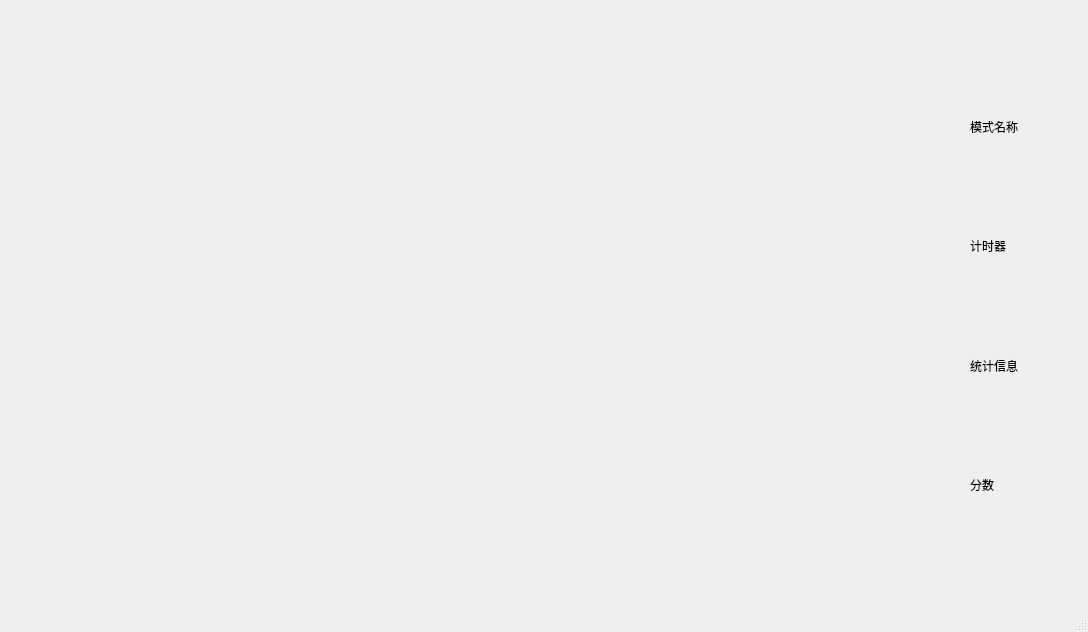
<?xml version="1.0" encoding="UTF-8"?>
<ui version="4.0">
 <class>SingleGameWindow</class>
 <widget class="QMainWindow" name="SingleGameWindow">
  <property name="geometry">
   <rect>
    <x>0</x>
    <y>0</y>
    <width>1088</width>
    <height>632</height>
   </rect>
  </property>
  <property name="windowTitle">
   <string>MainWindow</string>
  </property>
  <widget class="QWidget" name="centralwidget">
   <widget class="QWidget" name="verticalLayoutWidget">
    <property name="geometry">
     <rect>
      <x>970</x>
      <y>70</y>
      <width>91</width>
      <height>471</height>
     </rect>
    </property>
    <layout class="QVBoxLayout" name="verticalLayout">
     <item>
      <widget class="QLabel" name="modeName">
       <property name="text">
        <string>模式名称</string>
       </property>
      </widget>
     </item>
     <item>
      <widget class="QLabel" name="stopWatch">
       <property name="text">
        <string>计时器</string>
       </property>
      </widget>
     </item>
     <item>
      <widget class="QLabel" name="stat">
       <property name="text">
        <string>统计信息</string>
       </property>
      </widget>
     </item>
     <item>
      <widget class="QLabel" name="score">
       <property name="text">
        <string>分数</string>
       </property>
      </widget>
     </item>
    </layout>
   </widget>
  </widget>
  <widget class="QMenuBar" name="menubar">
   <property name="geometry">
    <rect>
     <x>0</x>
     <y>0</y>
     <width>1088</width>
     <height>26</height>
    </rect>
   </property>
  </widget>
  <widget class="QStatusBar" name="statusbar"/>
 </widget>
 <resources/>
 <connections/>
</ui>
